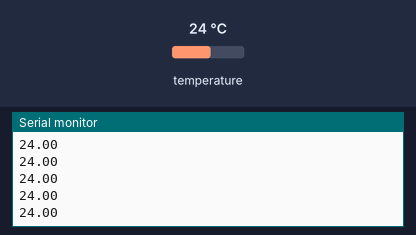
Bench run of a sketch on a simulated Arduino Uno, built with avr-gcc and run on an emulated ATmega328P. On the bench: the last lines printed to the serial monitor. Inputs (shaded band) come from the test bench; at power-on: temperature 24 °C.

Above: at 1.2 s.
1.3 s: temperature set to 12 °C
At 1.41 s:
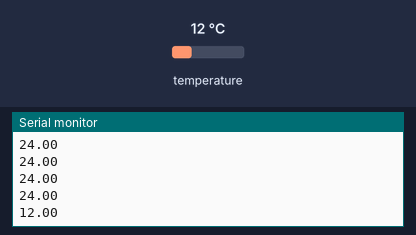
2.8 s: temperature set to 19 °C
At 2.82 s:
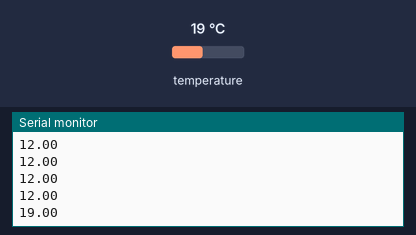
Timing chart, 0 to 5.8 s (numbered marks = the images above; inputs shaded):
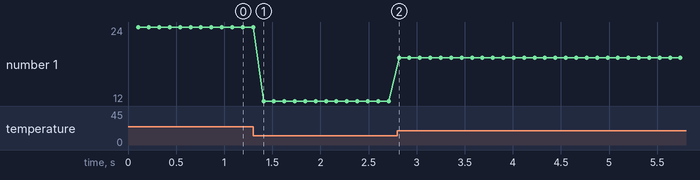

Measured:
- after the input at 1.3 s, the serial monitor: prints a new line after 0.11 s (image 1)
- after the input at 2.8 s, the serial monitor: prints a new line at once (image 2)
- plotted number 1: 24 → 12 after the input at 1.3 s, 12 → 19 after the input at 2.8 s

The sketch:

relay_test.ino
```cpp
/**********
 * ---使用品---
 * マイコンボード:Arduino uno
 * センサ:DS18B20(防水仕様)
 * ---ピン配置---
 * DS18B20
 *  VCC3~5.5V(赤):5V
 *  DATA(黄):
 *  GND(黒):GND
**********/

#include "OneWire.h"
#include "DallasTemperature.h"

//#define PIN_DS18B20_DATA 3

#define ONE_WIRE_BUS 3 // データ(黄)で使用するポート番号
#define SENSER_BIT    9      // 精度の設定bit

OneWire oneWire(ONE_WIRE_BUS);
DallasTemperature sensors(&oneWire);

void setup(){
	//pinMode(PIN_DS18B20_DATA, INPUT);
	Serial.begin(9600);
	sensors.setResolution(SENSER_BIT);
}

void loop(){
	sensors.requestTemperatures();              // 温度取得要求
  Serial.println(sensors.getTempCByIndex(0)); //温度の取得&シリアル送信
}
```
